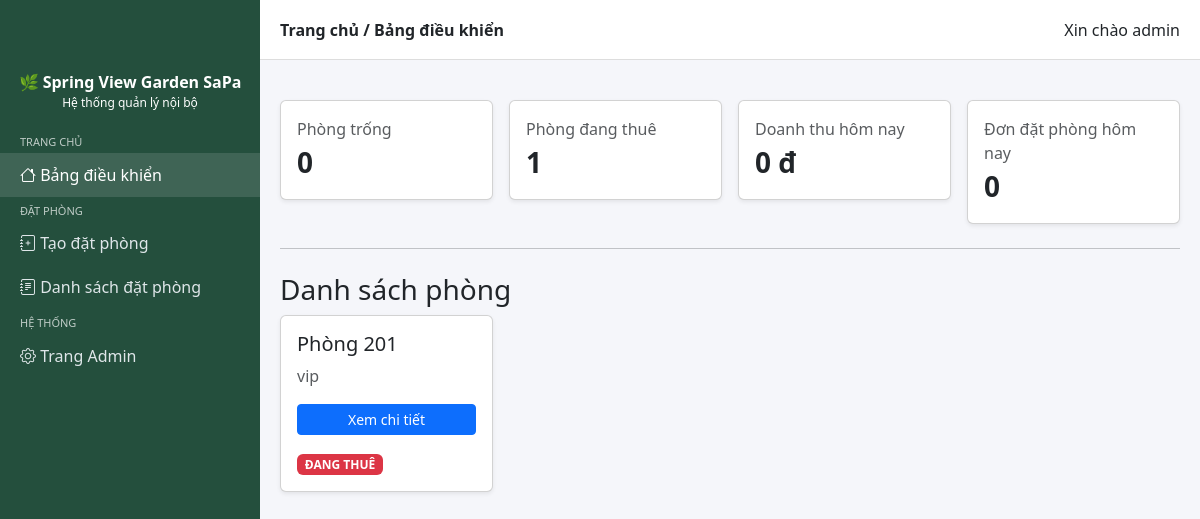
The app's page / (signed in) with its own data.
### khach_san/models.py (models this page shows, shortened)
class Phong(models.Model):
    TRANG_THAI_CHOICES = [
        ('trong', 'Trống'),
        ('dang_thue', 'Đang thuê'),
        ('dang_bao_tri', 'Đang bảo trì'),
    ]
    ma_phong = models.CharField(max_length=10, unique=True)
    loai_phong = models.ForeignKey(LoaiPhong, on_delete=models.PROTECT)
    trang_thai = models.CharField(
        max_length=20,
        choices=TRANG_THAI_CHOICES,
        default='trong'
    )

class LoaiPhong(models.Model):
    ten_loai = models.CharField(max_length=100)
    gia_mot_dem = models.PositiveIntegerField(
        verbose_name="Giá / đêm (VND)"
    )

### bao_cao/views.py (the view)
# urls.py: path('', views.trang_chu, name='trang_chu'),
def trang_chu(request):
    return render(request, 'trang_chu.html', {
        'so_phong_trong': Phong.objects.filter(trang_thai='trong').count(),
        'so_phong_dang_thue': Phong.objects.filter(trang_thai='dang_thue').count(),
        'doanh_thu_hom_nay': 0,
        'don_dat_hom_nay': 0,
        'danh_sach_phong': Phong.objects.select_related('loai_phong').all()
    })

### templates/trang_chu.html (shortened to what this page needs)
{% extends "base.html" %}
{% block page_title %}Trang chủ / Bảng điều khiển{% endblock %}
{% block content %}
<div class="row g-3">
  <div class="col-md-3">
    <div class="card shadow-sm">
      <div class="card-body">
        <div class="text-muted">Phòng trống</div>
        <div class="fs-3 fw-bold">{{ so_phong_trong }}</div>
      </div>
    </div>
  </div>
  <div class="col-md-3">
    <div class="card shadow-sm">
      <div class="card-body">
        <div class="text-muted">Phòng đang thuê</div>
        <div class="fs-3 fw-bold">{{ so_phong_dang_thue }}</div>
      </div>
    </div>
  </div>
  <div class="col-md-3">
    <div class="card shadow-sm">
      <div class="card-body">
        <div class="text-muted">Doanh thu hôm nay</div>
        <div class="fs-3 fw-bold">{{ doanh_thu_hom_nay }} đ</div>
      </div>
    </div>
  </div>
  <div class="col-md-3">
    <div class="card shadow-sm">
      <div class="card-body">
        <div class="text-muted">Đơn đặt phòng hôm nay</div>
        <div class="fs-3 fw-bold">{{ don_dat_hom_nay }}</div>
      </div>
    </div>
  </div>
</div>
<hr class="my-4" />
<h3>Danh sách phòng</h3>
<div class="row g-3">
  {% for phong in danh_sach_phong %}
  <div class="col-md-3">
    <div class="card shadow-sm">
      <div class="card-body">
        <h5>Phòng {{ phong.ma_phong }}</h5>
        <p class="text-muted">{{ phong.loai_phong.ten_loai }}
          <div class="mt-auto">
  <a
    href="{% url 'khach_san:chi_tiet_phong' phong.ma_phong %}"
    class="btn btn-primary btn-sm w-100"
  >
    Xem chi tiết
  </a>
</div>
        </p>
        {% if phong.trang_thai == 'trong' %}
          <span class="badge bg-success">TRỐNG</span>
        {% elif phong.trang_thai == 'dang_thue' %}
          <span class="badge bg-danger">ĐANG THUÊ</span>
        {% elif phong.trang_thai == 'dang_bao_tri' %}
          <span class="badge bg-warning text-dark">ĐANG BẢO TRÌ</span>
        {% endif %}
      </div>
    </div>
  </div>
  {% empty %}
    <div class="col-12">
      <div class="alert alert-info">Chưa có phòng nào.</div>
    </div>
  {% endfor %}
</div>
{% endblock %}

### templates/base.html (shortened to what this page needs)
{% load static %}
<!DOCTYPE html>
<html lang="vi">
  <head>
    <link
      href="https://cdn.jsdelivr.net/npm/bootstrap@5.3.2/dist/css/bootstrap.min.css"
      rel="stylesheet"
    />
    <link
      rel="stylesheet"
      href="https://cdn.jsdelivr.net/npm/bootstrap-icons@1.11.1/font/bootstrap-icons.css"
    />
  </head>
  <body>
    {% with view_name=request.resolver_match.view_name %}
    <div class="sidebar">
      <div class="text-center mb-3">
        <strong>🌿 Spring View Garden SaPa</strong>
        <div style="font-size: 12px">Hệ thống quản lý nội bộ</div>
      </div>
      <div class="nhom-menu">Trang chủ</div>
      <a
        href="{% url 'bao_cao:trang_chu' %}"
        class="{% if view_name == 'bao_cao:trang_chu' %}active{% endif %}"
      >
        <i class="bi bi-house"></i> Bảng điều khiển
      </a>
      <div class="nhom-menu">Đặt phòng</div>
      <a href="{% url 'dat_phong:tao_dat_phong' %}"><i class="bi bi-journal-plus"></i> Tạo đặt phòng</a>
      <a href="#"><i class="bi bi-journal-text"></i> Danh sách đặt phòng</a>
      <div class="nhom-menu">Hệ thống</div>
      <a href="/admin/"><i class="bi bi-gear"></i> Trang Admin</a>
    </div>
    {% endwith %}
    <div class="topbar">
      <strong>{% block page_title %}Quản lý khách sạn{% endblock %}</strong>
      <div>
        {% if user.is_authenticated %}
          Xin chào {{ user.username }}
        {% else %}
          Chưa đăng nhập
        {% endif %}
      </div>
    </div>
    <div class="main-content" style="margin-top: 80px">
      {% block content %}{% endblock %}
    </div>
  </body>
</html>

### templates/base.html (style rules this page uses)
body { background: #f5f6fa; }
.sidebar { width: 260px; height: 100vh; position: fixed; left: 0; top: 0; background: #244f3d; color: #ffffff; padding-top: 70px; }
.sidebar a { color: #dfe6e9; text-decoration: none; display: block; padding: 10px 20px; }
.sidebar a:hover, .sidebar a.active { background: rgba(255, 255, 255, 0.12); color: #ffffff; }
.nhom-menu { padding: 6px 20px 2px; font-size: 11px; text-transform: uppercase; opacity: 0.7; }
.main-content { margin-left: 260px; padding: 20px; min-height: 100vh; }
.topbar { height: 60px; background: #ffffff; border-bottom: 1px solid #dddddd; position: fixed; top: 0; left: 260px; right: 0; display: flex; align-items: center; justify-content: space-between; padding: 0 20px; z-index: 1000; }

### records on screen
Phong: ma_phong "201", loai_phong.ten_loai "vip", trang_thai "ĐANG THUÊ"

### other values on screen
{{ user.username }} "admin"
{{ so_phong_trong }} "0"
{{ so_phong_dang_thue }} "1"
{{ doanh_thu_hom_nay }} "0"
{{ don_dat_hom_nay }} "0"
